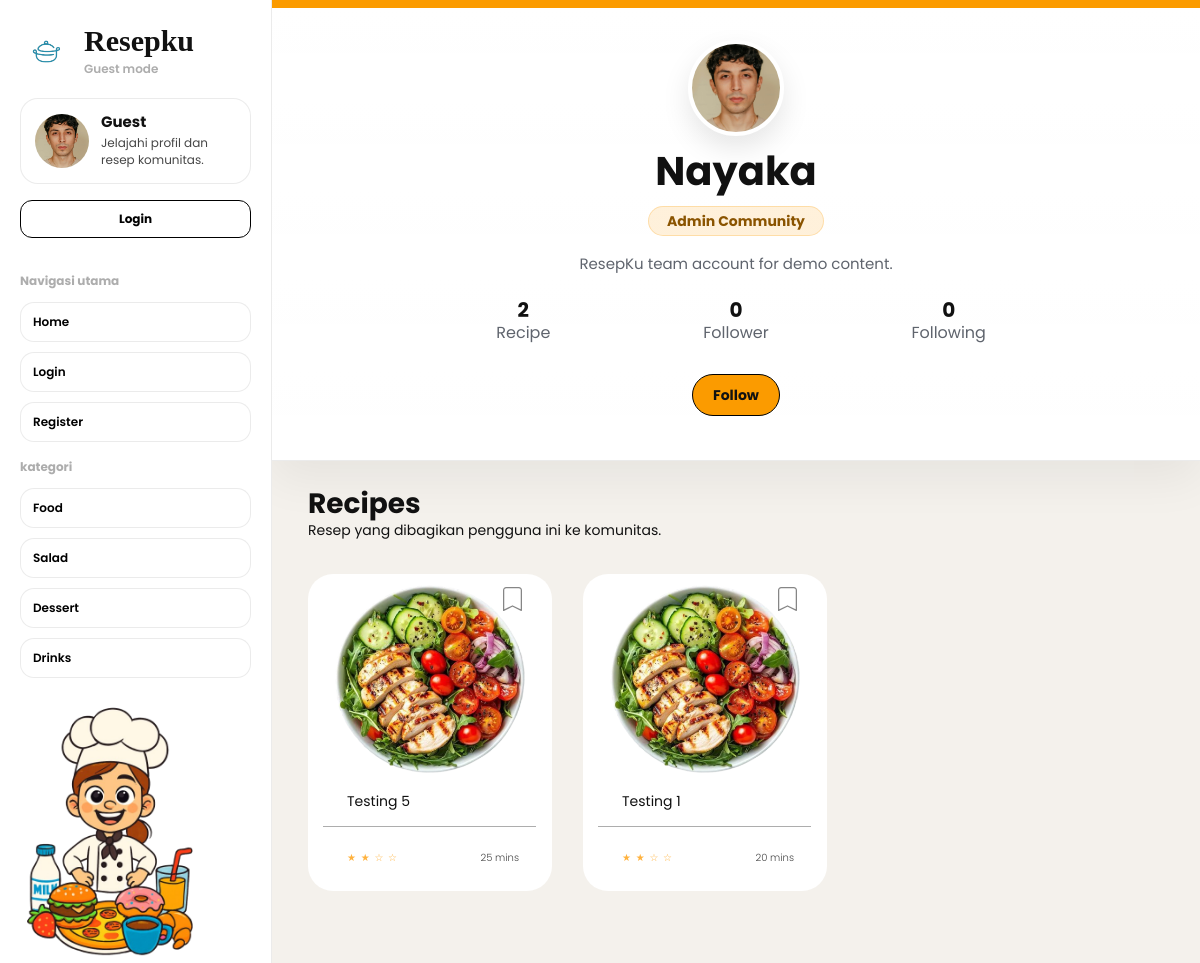
The page /profil/?id=1 on the database as committed earlier.
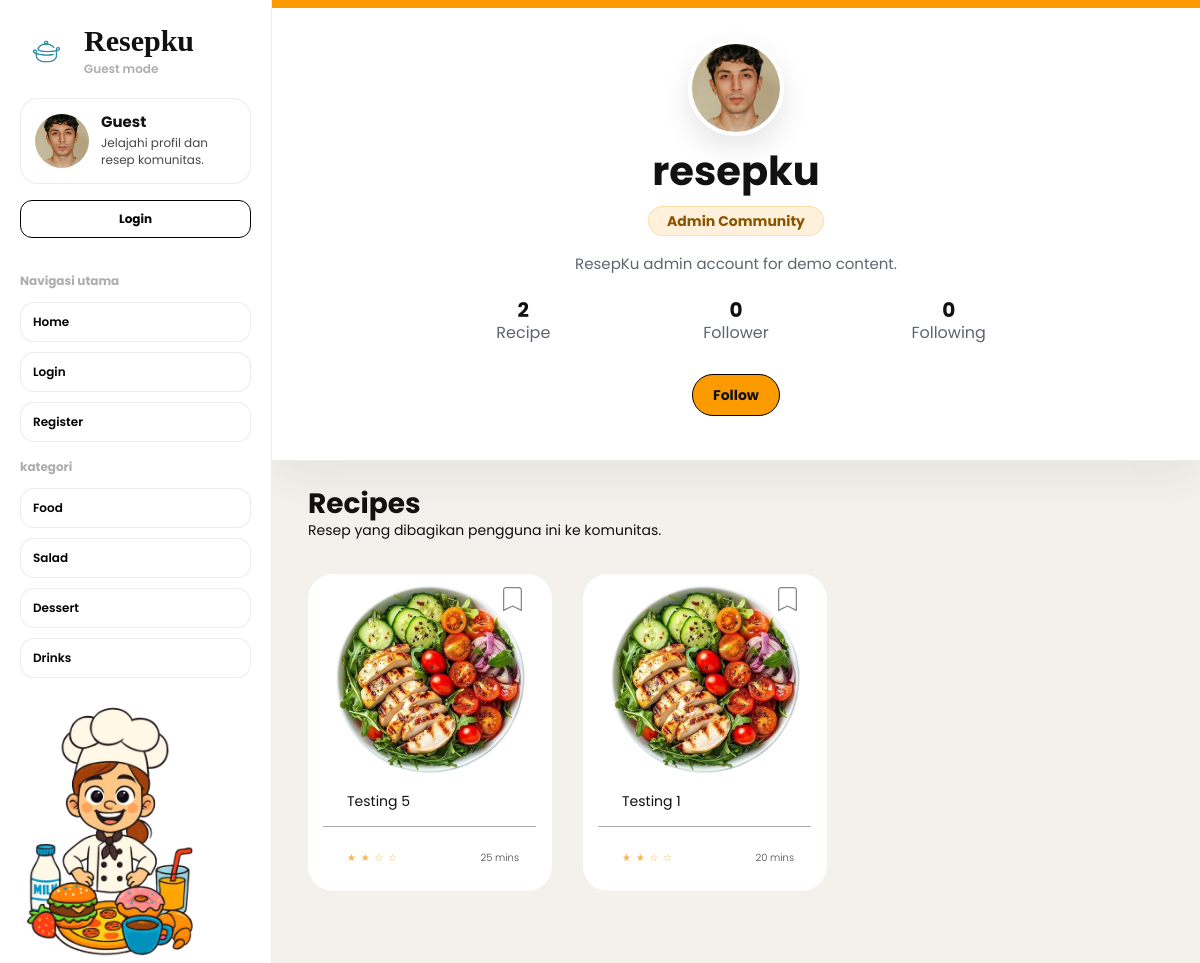
The same page on the database as committed later.
### tables this page shows
CREATE TABLE `pengguna` (
  `pengguna_id` bigint UNSIGNED NOT NULL,
  `nama_pengguna` varchar(50) NOT NULL,
  `email` varchar(100) NOT NULL,
  `kata_sandi` varchar(255) NOT NULL,
  `foto_profil` varchar(255) DEFAULT NULL,
  `bio` text,
  `role` enum('pengguna','admin') NOT NULL DEFAULT 'pengguna',
  `status` enum('aktif','nonaktif') NOT NULL DEFAULT 'aktif',
  `dibuat_pada` timestamp NULL DEFAULT CURRENT_TIMESTAMP
);

CREATE TABLE `recipes` (
  `resep_id` bigint UNSIGNED NOT NULL,
  `pengguna_id` bigint UNSIGNED NOT NULL,
  `nama_resep` varchar(255) NOT NULL,
  `deskripsi` text,
  `langkah_resep` text,
  `waktu_memasak` int DEFAULT NULL,
  `porsi` int DEFAULT NULL,
  `foto_resep` varchar(255) DEFAULT NULL,
  `kategori` varchar(100) DEFAULT NULL,
  `tingkat_kesulitan` enum('mudah','sedang','sulit') NOT NULL DEFAULT 'sedang',
  `dibuat_pada` timestamp NULL DEFAULT CURRENT_TIMESTAMP
);

### config/helpers.php (called while the page is built, shortened)
<?php
function csrfToken(): string
{
    return $_SESSION['csrf_token'];
}
function e(?string $value): string
{
    return htmlspecialchars((string) $value, ENT_QUOTES, 'UTF-8');
}

### config/db.php (called while the page is built, shortened)
<?php
function db(): PDO
{
    static $pdo = null;
    if ($pdo instanceof PDO) {
        return $pdo;
    }
    $host = env('DB_HOST', '127.0.0.1');
    $port = env('DB_PORT', '3306');
    $database = env('DB_DATABASE', 'resepku');
    $username = env('DB_USERNAME', 'root');
    $password = env('DB_PASSWORD', '');
    $dsn = "mysql:host={$host};port={$port};dbname={$database};charset=utf8mb4";
    $pdo = new PDO($dsn, $username, $password, [
        PDO::ATTR_ERRMODE => PDO::ERRMODE_EXCEPTION,
        PDO::ATTR_DEFAULT_FETCH_MODE => PDO::FETCH_ASSOC,
        PDO::ATTR_EMULATE_PREPARES => false,
    ]);
    return $pdo;
}

### data/recipe_repository.php (called while the page is built, shortened)
<?php
require_once __DIR__ . '/../config/db.php';
function recipe_asset_path(?string $path): string
{
    $path = trim((string) $path);
    return '../' . ltrim($path, '/');
}
function recipe_row_to_card(array $row): array
{
    $id = (int) ($row['resep_id'] ?? 0);
    $title = (string) ($row['nama_resep'] ?? '');
    $image = recipe_asset_path($row['foto_resep'] ?? null);
    return [
        'id' => $id,
        'user_id' => (int) ($row['user_id'] ?? 0),
        'title' => $title !== '' ? $title : 'Untitled Recipe',
        'slug' => $row['slug'] ?? ($id > 0 ? 'recipe-' . $id : 'recipe-preview'),
        'image' => $image,
        'author' => $row['author'] ?? 'ResepKu Team',
        'author_avatar' => recipe_asset_path($row['author_avatar'] ?? '../assets/img/home-profile.png'),
        'cook_time' => recipe_format_cook_time($row['waktu_memasak'] ?? null),
        'servings' => recipe_format_servings($row['porsi'] ?? null),
        'difficulty' => recipe_format_difficulty($row['tingkat_kesulitan'] ?? null),
        'rating' => isset($row['rating_value']) ? (float) $row['rating_value'] : 0.0,
        'likes_count' => (int) ($row['likes_count'] ?? 0),
        'favorites_count' => (int) ($row['favorites_count'] ?? 0),
        'summary' => (string) ($row['summary'] ?? ''),
        'description' => (string) ($row['deskripsi'] ?? ''),
        'ingredients' => $row['ingredients'] ?? [],
        'tools' => $row['tools'] ?? [],
        'steps' => $row['steps'] ?? [],
        'category' => (string) ($row['kategori'] ?? ''),
        'related' => $row['related'] ?? [],
    ];
}
function recipe_format_cook_time(mixed $minutes): string
{
    return ((int) $minutes) . ' mins';
}
function recipe_format_servings(mixed $servings): string
{
    $servings = (int) $servings;
    return $servings . ($servings === 1 ? ' serving' : ' servings');
}
function recipe_format_difficulty(mixed $difficulty): string
{
    return match ((string) $difficulty) {
        'mudah' => 'Easy',
        'sedang' => 'Medium',
        'sulit' => 'Hard',
        default => '-',
    };
}
function recipe_parse_list(?string $value): array
{
    $value = trim((string) $value);
    $parts = preg_split('/\r\n|\r|\n/', $value);
    $items = [];
    foreach ($parts as $part) {
        $item = trim(preg_replace('/^\s*[-•\d.\)]\s*/', '', (string) $part));
        if ($item !== '') {
            $items[] = $item;
        }
    }
    return $items;
}
function recipe_user_profile_db(int $userId): ?array
{
    $sql = <<<SQL
        SELECT
            p.pengguna_id,
            p.nama_pengguna,
            p.email,
            p.foto_profil,
            p.bio,
            p.role,
            p.status,
            p.dibuat_pada,
            (
                SELECT COUNT(*)
                FROM recipes r
                WHERE r.pengguna_id = p.pengguna_id
            ) AS recipe_count,
            (
                SELECT COUNT(*)
                FROM following f
                WHERE f.following_id_user = p.pengguna_id
            ) AS follower_count,
            (
                SELECT COUNT(*)
                FROM following f
                WHERE f.follower_id = p.pengguna_id
            ) AS following_count
        FROM pengguna p
        WHERE p.pengguna_id = :user_id
        LIMIT 1
    SQL;
    $stmt = db()->prepare($sql);
    $stmt->execute([':user_id' => $userId]);
    $row = $stmt->fetch();
    return [
        'id' => (int) $row['pengguna_id'],
        'name' => (string) $row['nama_pengguna'],
        'email' => (string) $row['email'],
        'avatar' => recipe_asset_path($row['foto_profil'] ?? '../assets/img/home-profile.png'),
        'bio' => trim((string) ($row['bio'] ?? '')),
        'role' => (string) ($row['role'] ?? 'pengguna'),
        'status' => (string) ($row['status'] ?? 'aktif'),
        'joined_at' => (string) ($row['dibuat_pada'] ?? ''),
        'recipe_count' => (int) ($row['recipe_count'] ?? 0),
        'follower_count' => (int) ($row['follower_count'] ?? 0),
        'following_count' => (int) ($row['following_count'] ?? 0),
    ];
}
function recipe_user_recipes_db(int $userId, int $limit = 12): array
{
    $sql = <<<SQL
        SELECT
            r.resep_id,
            r.nama_resep,
            r.foto_resep,
            r.waktu_memasak,
            r.porsi,
            r.tingkat_kesulitan,
            r.kategori,
            r.deskripsi,
            r.langkah_resep,
            p.nama_pengguna AS author_name,
            p.foto_profil AS author_avatar
        FROM recipes r
        INNER JOIN pengguna p ON p.pengguna_id = r.pengguna_id
        WHERE r.pengguna_id = :user_id
        ORDER BY r.dibuat_pada DESC, r.resep_id DESC
        LIMIT :limit
    SQL;
    $stmt = db()->prepare($sql);
    $stmt->bindValue(':user_id', $userId, PDO::PARAM_INT);
    $stmt->bindValue(':limit', $limit, PDO::PARAM_INT);
    $stmt->execute();
    $recipes = [];
    foreach ($stmt->fetchAll() as $row) {
        $recipes[] = recipe_row_to_card([
            'resep_id' => $row['resep_id'],
            'nama_resep' => $row['nama_resep'],
            'foto_resep' => $row['foto_resep'],
            'waktu_memasak' => $row['waktu_memasak'],
            'porsi' => $row['porsi'],
            'tingkat_kesulitan' => $row['tingkat_kesulitan'],
            'kategori' => $row['kategori'],
            'summary' => $row['deskripsi'] ?? '',
            'deskripsi' => $row['deskripsi'] ?? '',
            'author' => $row['author_name'] ?? 'ResepKu Team',
            'author_avatar' => $row['author_avatar'] ?? '../assets/img/home-profile.png',
            'ingredients' => [],
            'tools' => [],
            'steps' => recipe_parse_list($row['langkah_resep'] ?? ''),
        ]);
    }
    return $recipes;
}

### profil/index.php (the view, shortened to what the rows shown need)
<?php
require_once __DIR__ . '/../config/helpers.php';
require_once __DIR__ . '/../data/recipe_repository.php';
$currentUserId = (int) ($_SESSION['user']['id'] ?? 0);
$requestedUserId = (int) ($_GET['id'] ?? 0);
$isPublicProfile = $requestedUserId > 0;
$profileUserId = $isPublicProfile ? $requestedUserId : $currentUserId;
$profile = $profileUserId > 0 ? recipe_user_profile_db($profileUserId) : null;
$isUnavailable = $profile === null || ($isPublicProfile && $profile['status'] !== 'aktif');
$isFollowingProfile = !$isUnavailable && $isPublicProfile && $currentUserId > 0
    ? recipe_is_following_db($currentUserId, $profileUserId)
    : false;
$recipes = !$isUnavailable ? recipe_user_recipes_db($profileUserId, 12) : [];
?>
<!DOCTYPE html>
<html lang="id">
<head>
    <link rel="stylesheet" href="../assets/css/style.css">
</head>
<body class="profile-page" data-guest-mode="<?= $currentUserId > 0 ? '0' : '1' ?>" data-csrf-token="<?= e(csrfToken()) ?>">
    <main class="profile-main">
        <?php if ($isUnavailable): ?>
            <section class="profile-hero" aria-label="Profil tidak tersedia">
                <div class="profile-hero__content">
                    <img class="profile-hero__avatar" src="../assets/img/home-profile.png" alt="">
                    <h1 class="profile-hero__name">Profile tidak tersedia</h1>
                    <p class="profile-hero__message">User tidak aktif, tidak bisa melihat profile.</p>
                    <div class="profile-actions">
                        <a class="profile-actions__primary" href="../home/">Kembali ke Home</a>
                    </div>
                </div>
            </section>
        <?php else: ?>
        <section class="profile-hero" aria-label="Profil pengguna">
            <div class="profile-hero__content">
                <img class="profile-hero__avatar" src="<?= e($profile['avatar']) ?>" alt="<?= e($profile['name']) ?>">
                <h1 class="profile-hero__name"><?= e($profile['name']) ?></h1>
                <div class="profile-hero__badge">
                    <?= $profile['role'] === 'admin' ? 'Admin Community' : 'Member Community' ?>
                </div>
                <?php if (trim((string) ($profile['bio'] ?? '')) !== ''): ?>
                    <p class="profile-hero__bio"><?= e((string) $profile['bio']) ?></p>
                <?php endif; ?>
                <div class="profile-stats" aria-label="Statistik profil">
                    <div class="profile-stat">
                        <strong><?= e((string) $profile['recipe_count']) ?></strong>
                        <span>Recipe</span>
                    </div>
                    <div class="profile-stat">
                        <strong data-follower-count><?= e((string) $profile['follower_count']) ?></strong>
                        <span>Follower</span>
                    </div>
                    <div class="profile-stat">
                        <strong><?= e((string) $profile['following_count']) ?></strong>
                        <span>Following</span>
                    </div>
                </div>
                <div class="profile-actions">
                    <?php if ($isPublicProfile): ?>
                        <button
                            class="profile-actions__primary<?= $isFollowingProfile ? ' is-active' : '' ?>"
                            type="button"
                            data-guest-gate
                            data-social-action="follow"
                            data-user-id="<?= e((string) $profileUserId) ?>"
                        ><?= $isFollowingProfile ? 'Following' : 'Follow' ?></button>
                    <?php else: ?>
                        <a class="profile-actions__primary" href="../resep/buat.php">Add Recipe</a>
                        <a class="profile-actions__secondary" href="../auth/logout.php">Logout</a>
                    <?php endif; ?>
                </div>
            </div>
        </section>
        <section class="profile-section" aria-label="<?= $isPublicProfile ? 'Daftar resep pengguna' : 'Daftar resep saya' ?>">
            <div class="profile-section__head">
                <div>
                    <h2><?= $isPublicProfile ? 'Recipes' : 'My Recipes' ?></h2>
                    <p><?= $isPublicProfile ? 'Resep yang dibagikan pengguna ini ke komunitas.' : 'Resep yang kamu bagikan ke komunitas.' ?></p>
                </div>
            </div>
            <?php if ($recipes === []): ?>
                <div class="profile-empty-wrap">
                    <article class="profile-empty">
                        <h2>Belum ada resep</h2>
                        <p><?= $isPublicProfile ? 'Belum ada resep dari pengguna ini.' : 'Buat resep pertama supaya profilmu langsung terisi.' ?></p>
                        <?php if (!$isPublicProfile): ?>
                            <a href="../resep/buat.php">Tambah resep</a>
                        <?php endif; ?>
                    </article>
                </div>
            <?php else: ?>
                <section class="recipe-grid profile-grid" aria-label="Resep profil">
                    <?php foreach ($recipes as $recipe): ?>
                        <article class="recipe-card" data-node-id="16:155">
                            <?php if (!empty($recipe['id'])): ?>
                                <a class="recipe-card__link" href="../resep/detail.php?id=<?= e((string) $recipe['id']) ?>">
                                </a>
                            <?php endif; ?>
                            <img class="recipe-card__image" src="<?= e($recipe['image']) ?>" alt="<?= e($recipe['title']) ?>">
                            <button class="recipe-card__bookmark" type="button" aria-label="Simpan resep">
                                <img src="../assets/img/icon-bookmark.svg" alt="">
                            </button>
                            <h2><?= e($recipe['title']) ?></h2>
                            <div class="recipe-card__line"></div>
                            <div class="recipe-card__meta">
                                <span class="recipe-card__stars">★ ★ ☆ ☆</span>
                                <span><?= e($recipe['cook_time']) ?></span>
                            </div>
                        </article>
                    <?php endforeach; ?>
                </section>
            <?php endif; ?>
        </section>
        <?php endif; ?>
    </main>
</body>
</html>

Rows that differ between the two databases and show on the page:
changed pengguna: nama_pengguna "Nayaka" → "resepku"; bio "ResepKu team account for demo content." → "ResepKu admin account for demo content."
